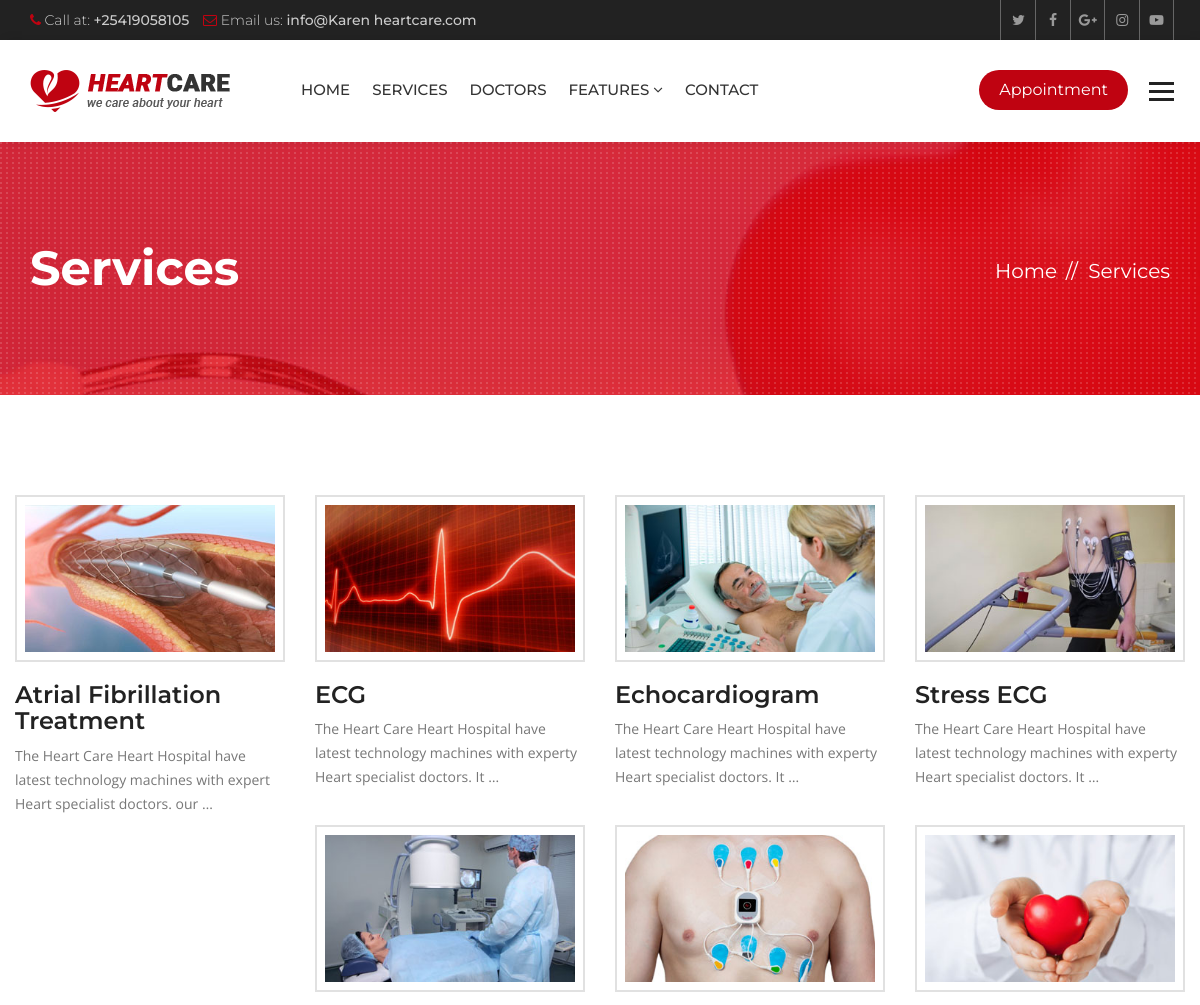
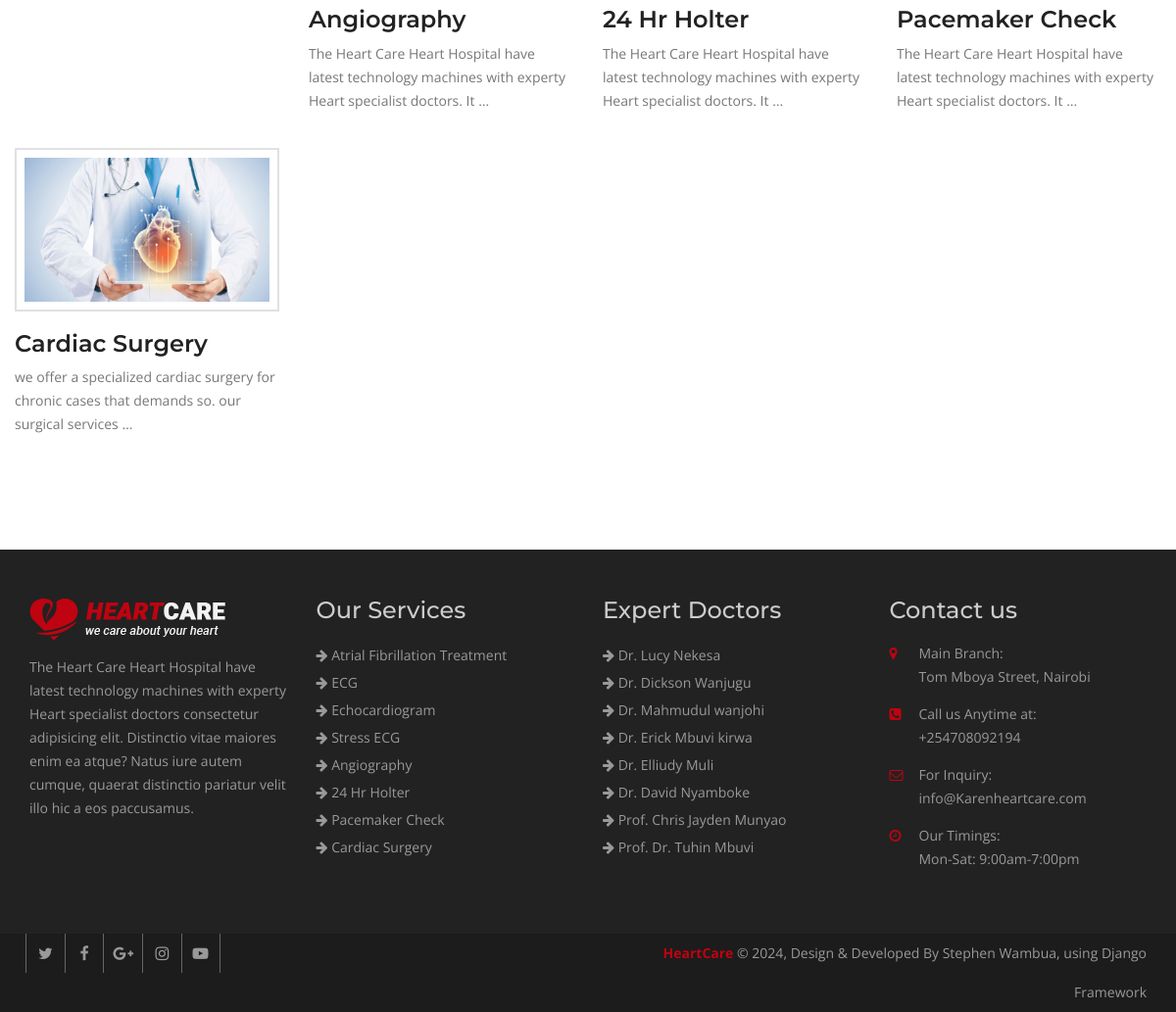
Page /services/ on the committed database (2 pictures, top to bottom).
### hospital/models.py (models this page shows, shortened)
class Service(models.Model):
    title = models.CharField(max_length=120)
    description = models.TextField()
    items = models.ManyToManyField(to='Item',)
    thumbnail = models.ImageField(upload_to='services/')
    cover = models.ImageField(upload_to='services/')
    image1 = models.ImageField(upload_to='services/', blank=True, null=True)
    image2 = models.ImageField(upload_to='services/', blank=True, null=True)

class Doctor(models.Model):
    name = models.CharField(max_length=120)
    speciality = models.CharField(max_length=120)
    picture = models.ImageField(upload_to="doctors/")
    details = models.TextField()
    experience = models.TextField()
    expertize = models.ManyToManyField(to='Expertize', related_name='doctors')
    twitter = models.CharField(max_length=120, blank=True, null=True)
    facebook = models.CharField(max_length=120, blank=True, null=True)
    instagram = models.CharField(max_length=120, blank=True, null=True)

### hospital/views.py (the view)
# urls.py: path('services/', views.ServiceListView.as_view(), name="services"),
class ServiceListView(ListView):
    queryset = Service.objects.all()
    template_name = "hospital/services.html"

### hospital/context_processors.py (called while the page is built)
def footer_content(request):
    services = Service.objects.all()
    doctors = Doctor.objects.all()
    context = {
        'services': services,
        'doctors': doctors
    }
    return context

### templates/hospital/services.html (shortened to what this page needs)
{% extends 'base.html' %}
{% block maincontent %}
<div class="inner-banner">
  <div class="container">
    <div class="row">
      <div class="col-md-7">
        <h1>Services</h1>
      </div>
      <div class="col-md-5">
        <ol class="breadcrumb">
          <li><a href="{% url 'index' %}">Home</a></li>
          <li class="active">Services</li>
        </ol>
      </div>
    </div>
  </div>
</div>
<div class="main-content">
  <section class="services">
    <div class="container">
      <div class="row">
        <div class="service-style-1">
          <div class="row">
            {% for service in object_list %}
            <div class="col-md-3 col-sm-3">
              <div class="service-box">
                <div class="ser-thumb">
                  <img src="{{ service.thumbnail.url }}" alt=""></div>
                <div class="ser-content">
                  <h3><a href="{% url 'service_details' service.id %}">{{ service.title }}</a></h3>
                  <p>{{ service.description|truncatewords:15 }}</p>
                </div>
              </div>
            </div>
            {% endfor %}
          </div>
        </div>
      </div>
    </div>
  </section>
</div>
{% endblock maincontent %}

### templates/base.html (shortened to what this page needs)
{% load static %}
<!DOCTYPE html>
<html lang="en">
<head>
  {% include 'partials/_css.html' %}
</head>
<body>
  <div class="wrapper">
    {% include 'partials/_header.html' %}
    {% block maincontent %}
    {% endblock maincontent %}
    {% include 'partials/_footer.html' %}
    {% include 'partials/_js.html' %}
</body>
</html>

### templates/partials/_css.html (shortened to what this page needs)
{% load static %}
<link href="{% static 'heartcare/css/custom.css' %}" rel="stylesheet">
<link href="{% static 'heartcare/css/bootstrap.min.css' %}" rel="stylesheet">
<link href="{% static 'heartcare/css/color.css' %}" rel="stylesheet">
<link href="{% static 'heartcare/css/responsive.css' %}" rel="stylesheet">
<link href="{% static 'heartcare/css/font-awesome.min.css' %}" rel="stylesheet">
<link href="{% static 'heartcare/css/prettyPhoto.css' %}" rel="stylesheet">
<link href="{% static 'heartcare/css/owl.carousel.min.css' %}" rel="stylesheet">
<link href="{% static 'heartcare/css/bootstrap-datetimepicker.min.css' %}" rel="stylesheet">

### templates/partials/_header.html (shortened to what this page needs)
{% load static %}
<header class="site-header">
  <div class="top-bar">
    <div class="container">
      <div class="row">
        <div class="col-md-6 col-sm-8">
          <ul>
            <li><i class="fa fa-phone" aria-hidden="true"></i> Call at: <strong>+25419058105</strong></li>
            <li><i class="fa fa-envelope-o" aria-hidden="true"></i> Email us: <strong>info@Karen heartcare.com</strong>
            </li>
          </ul>
        </div>
        <div class="col-md-6 col-sm-4 top-social"> <a href="#"><i class="fa fa-twitter" aria-hidden="true"></i></a>
          <a href="#"><i class="fa fa-facebook" aria-hidden="true"></i></a> <a href="#"><i class="fa fa-google-plus"
              aria-hidden="true"></i></a> <a href="#"><i class="fa fa-instagram" aria-hidden="true"></i></a> <a
            href="#"><i class="fa fa-youtube-play" aria-hidden="true"></i></a> </div>
      </div>
    </div>
  </div>
  <div class="nav-logo-area">
    <div class="container">
      <div class="row">
        <div class="col-md-12">
          <nav class="navbar navbar-default">
            <div class="navbar-header">
              <a class="navbar-brand" href="{% url 'index' %}"><img src="{% static 'heartcare/images/logo.png' %}"
                  alt=""></a> </div>
            <div class="collapse navbar-collapse" id="bs-example-navbar-collapse-1">
              <ul class="nav navbar-nav">
                <li><a href="{% url 'index' %}">Home</a></li>
                <li><a href="{% url 'services' %}">Services</a></li>
                <li><a href="{% url 'doctors' %}">Doctors</a></li>
                <li class="dropdown"> <a href="#" class="dropdown-toggle" data-toggle="dropdown" role="button"
                    aria-haspopup="true" aria-expanded="false">Features <span class="fa fa-angle-down"></span></a>
                </li>
                <li><a href="{% url 'contact' %}">Contact</a></li>
              </ul>
              <ul class="nav navbar-nav navbar-right">
                <li><a class="appoint" href="{% url 'appointment' %}">Appointment</a></li>
                <li> <a id="menu-toggle" href="#" class="toggle"><img src="{% static 'heartcare/images/bars.png' %}"
                      alt=""></a> </li>
              </ul>
            </div>
          </nav>
        </div>
      </div>
    </div>
  </div>
</header>

### templates/partials/_sidebar.html (shortened to what this page needs)
{% load static %}

### templates/partials/_slider.html (shortened to what this page needs)
{% load static %}

### templates/partials/_footer.html
{% load static %}
<footer class="footer">
  <div class="footer-widgets">
    <div class="container">
      <div class="row">
        <div class="col-md-3 col-sm-6">
          <div class="widget"> <img class="ft-logo" src="{% static 'heartcare/images/footer-logo.png' %}" alt="">
            <p>The Heart Care Heart Hospital have latest technology machines with experty Heart specialist doctors
              consectetur adipisicing elit. Distinctio vitae maiores enim ea atque? Natus iure autem cumque, quaerat
              distinctio pariatur velit illo hic a eos paccusamus. </p>
          </div>
        </div>
        <div class="col-md-3 col-sm-6">
          <div class="widget">
            <h3>Our Services</h3>
            <ul>
              {% for service in services|slice:':8' %}
              <li><a href="{% url 'service_details' service.id %}"><i class="fa fa-arrow-right"></i>
                  {{service.title }}</a></li>
              {% endfor %}
            </ul>
          </div>
        </div>
        <div class="col-md-3 col-sm-6">
          <div class="widget">
            <h3>Expert Doctors</h3>
            <ul>
              {% for doctor in doctors|slice:':8' %}
              <li><a href="{% url 'doctor_details' doctor.id %}"><i class="fa fa-arrow-right"></i> {{ doctor.name }}</a>
              </li>
              {% endfor %}
            </ul>
          </div>
        </div>
        <div class="col-md-3 col-sm-6">
          <div class="widget">
            <h3>Contact us</h3>
            <address>
              <ul>
                <li> <span class="icon"><i class="fa fa-map-marker" aria-hidden="true"></i></span> <span
                    class="add-text"><strong>Main Branch:</strong> Tom Mboya Street, Nairobi</span> </li>
                <li> <span class="icon"><i class="fa fa-phone-square" aria-hidden="true"></i></span> <span
                    class="add-text"><strong>Call us Anytime at:</strong> +254708092194</span> </li>
                <li> <span class="icon"><i class="fa fa-envelope-o" aria-hidden="true"></i></span> <span
                    class="add-text"><strong>For Inquiry:</strong> info@Karenheartcare.com</span> </li>
                <li> <span class="icon"><i class="fa fa-clock-o" aria-hidden="true"></i></span> <span
                    class="add-text"><strong>Our Timings:</strong> Mon-Sat: 9:00am-7:00pm</span> </li>
              </ul>
            </address>
          </div>
        </div>
      </div>
    </div>
  </div>
  <div class="footer-cr">
    <div class="container">
      <div class="row">
        <div class="col-md-6">
          <div class="footer-social"> <a href="#"><i class="fa fa-twitter" aria-hidden="true"></i></a> <a href="#"><i
                class="fa fa-facebook" aria-hidden="true"></i></a> <a href="#"><i class="fa fa-google-plus"
                aria-hidden="true"></i></a> <a href="#"><i class="fa fa-instagram" aria-hidden="true"></i></a> <a
              href="#"><i class="fa fa-youtube-play" aria-hidden="true"></i></a>
          </div>
        </div>
        <div class="col-md-6">
          <p><strong>HeartCare</strong> © {% now 'Y' %}, Design & Developed By Stephen Wambua, using Django Framework</p>
        </div>
      </div>
    </div>
  </div>
</footer>

### templates/partials/_js.html (shortened to what this page needs)
</div>
{% load static %}

### heartcare/static/heartcare/css/color.css (style rules this page uses)
.site-header .navbar-default .navbar-nav > li > a:hover, .site-header .navbar-default .navbar-nav > .active > a, .site-header .navbar-default .navbar-nav > .active > a:focus, .site-header .navbar-default .navbar-nav > .active > a:hover, .site-header .navbar-default .navbar-nav > .open > a, .site-header .navbar-default .navbar-nav > .open > a:focus, .site-header .navbar-default .navbar-nav > .open > a:hover, .main-slider .owl-theme .owl-dots .owl-dot.active span, .main-slider .owl-theme .owl-dots .owl-dot:hover span, .site-header .navbar-nav > li > a.appoint, .site-header .navbar-nav > li > a.nav-search, .btn-1, .site-header .dropdown-menu > li > a:after, .app-form input[type="submit"], .header-style-two .nav-area, .learn-more, .play:hover, .cp-tabs .nav-tabs > li.active > a, .cp-tabs .nav-tabs > li.active > a:focus, .cp-tabs .nav-tabs > li.active > a:hover, .site-header .head-search .btn.btn-default, .main-slider .owl-theme .owl-dots .owl-dot.active span, .main-slider .owl-theme .owl-dots .owl-dot:hover span, .service-box-2:after, .Heart-box:hover .v-icon, .Heart-box:hover .v-text, .post-date, .team-two .team-social li a, .team-two .team-box .team-text:after, .book-appointment-widget a, .cp-pagination .pagination > li > a:hover, .cp-pagination .pagination > li > span:hover, .book-app, .submit-btn, .news-thumb .date, .newsletter-form button, .news-detail blockquote, .comment-form input[type="submit"], .pro-hover a, .review-form input[type="submit"], .related-products .owl-dots .owl-dot.active span, .related-products .owl-dots .owl-dot:hover span, .heart-care-services .nav-tabs>li.active>a, .heart-care-services .nav-tabs>li.active>a:focus, .heart-care-services .nav-tabs>li.active>a:hover, .heart-care-services .nav-tabs>li>a:hover, .services-nav h3, .site-header .dropdown-menu > li > a:hover, .features-box:hover, .features-box.selected, .footer .widget .rm, .home-testimonials .owl-theme .owl-dots .owl-dot.active span, .home-testimonials .owl-theme .owl-dots .owl-dot:hover span { background: #bf0311; }
.top-bar li .fa, .top-social a:hover, .view, .services-list .service h3 a:hover, .service-style-1 .service-box .ser-content h3 a:hover, .faqs .panel-default > .panel-heading h4 a, .faqs .panel-default > .panel-heading a::after, .team-text h5 a:hover, .section-title-3 strong, .post-text > h5 a:hover, .read-more:hover, .widget address .icon, .footer .widget a:hover, .footer-cr p strong, .footer-social a:hover, .post-meta li, .post-meta li:after, .post-meta li a, .header-service-area .icon, .header-service-area strong, .section-title-1 strong, .section-title-1 h2, .sectio-title-2 strong, .welcome-text .designation, .Heart-box .v-icon, .phone-icon, .services-nav .side-nav li:hover a, .services-nav .side-nav li.active a, .gallery-thumb .hover-info a, .archives li:before, .search-form button, .date-time, .right-404 strong, .prices, .review .fa, .login-social li, .login-social li a, .heart-care-services .nav-tabs>li>a { color: #bf0311; }

### rows in the picture
Service: thumbnail (picture), title "Atrial Fibrillation Treatment", description "The Heart Care Heart Hospital have latest technology machines with expert Heart specialist doctors. our …"
Service: thumbnail (picture), title "ECG", description "The Heart Care Heart Hospital have latest technology machines with experty Heart specialist doctors. It …"
Service: thumbnail (picture), title "Echocardiogram", description "The Heart Care Heart Hospital have latest technology machines with experty Heart specialist doctors. It …"
Service: thumbnail (picture), title "Stress ECG", description "The Heart Care Heart Hospital have latest technology machines with experty Heart specialist doctors. It …"
Service: thumbnail (picture), title "Angiography", description "The Heart Care Heart Hospital have latest technology machines with experty Heart specialist doctors. It …"
Service: thumbnail (picture), title "24 Hr Holter", description "The Heart Care Heart Hospital have latest technology machines with experty Heart specialist doctors. It …"
Service: thumbnail (picture), title "Pacemaker Check", description "The Heart Care Heart Hospital have latest technology machines with experty Heart specialist doctors. It …"
Service: thumbnail (picture), title "Cardiac Surgery", description "we offer a specialized cardiac surgery for chronic cases that demands so. our surgical services …"
Doctor: name "Dr. Lucy Nekesa"
Doctor: name "Dr. Dickson Wanjugu"
Doctor: name "Dr. Mahmudul wanjohi"
Doctor: name "Dr. Erick Mbuvi kirwa"
Doctor: name "Dr. Elliudy Muli"
Doctor: name "Dr. David Nyamboke"
Doctor: name "Prof. Chris Jayden Munyao"
Doctor: name "Prof. Dr. Tuhin Mbuvi"
